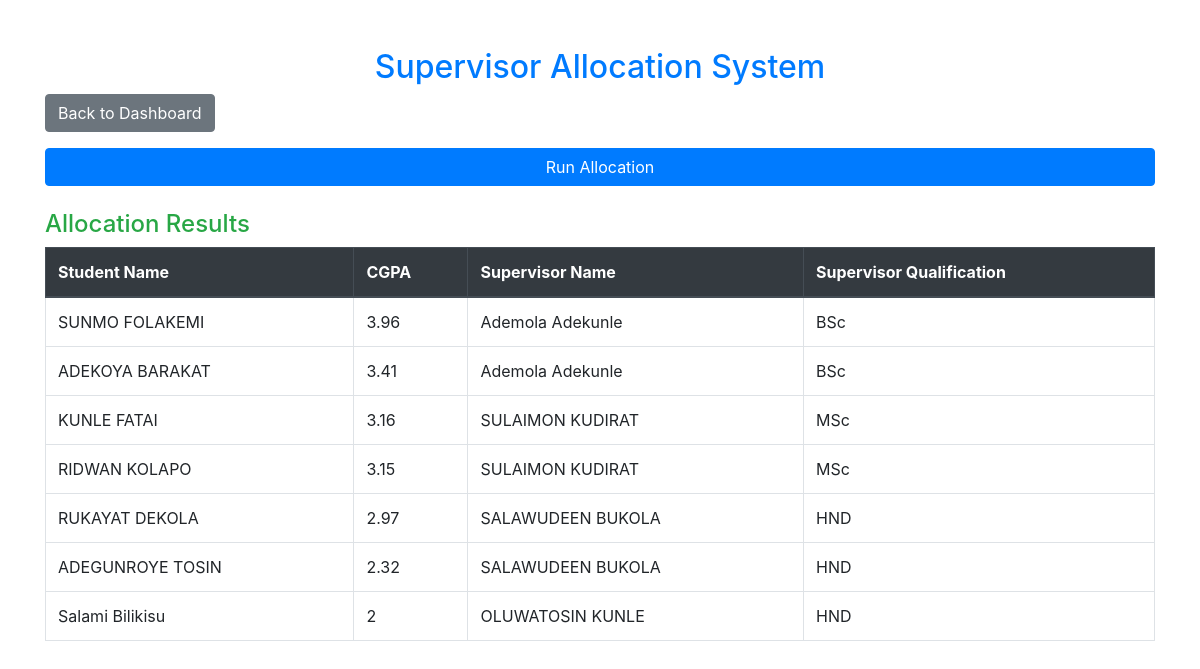
/admin/allocate_supervisors.php, run on the app's committed database.
### tables this page shows
CREATE TABLE IF NOT EXISTS `students` (
  `id` int(11) NOT NULL AUTO_INCREMENT,
  `name` varchar(100) NOT NULL,
  `email` varchar(100) NOT NULL,
  `cgpa` float NOT NULL,
  `phone` varchar(15) NOT NULL,
  `matric_number` varchar(50) NOT NULL,
  `supervisor_id` int(11) DEFAULT NULL,
  PRIMARY KEY (`id`),
  UNIQUE KEY `email` (`email`),
  UNIQUE KEY `matric_number` (`matric_number`)
);

CREATE TABLE IF NOT EXISTS `supervisors` (
  `id` int(11) NOT NULL AUTO_INCREMENT,
  `name` varchar(100) NOT NULL,
  `email` varchar(100) NOT NULL,
  `phone` varchar(15) NOT NULL,
  `qualification` enum('HND','BSc','MSc','PhD','OND') NOT NULL,
  `department` varchar(100) NOT NULL,
  `level` varchar(50) DEFAULT NULL,
  PRIMARY KEY (`id`),
  UNIQUE KEY `email` (`email`)
);

### admin/allocate_supervisors.php (the view, shortened to what this page needs)
<?php
$conn = new mysqli('localhost', 'root', '', 'studentproj_db');
$allocations = $conn->query("
    SELECT students.name AS student_name, students.cgpa,
           supervisors.name AS supervisor_name, supervisors.qualification
    FROM allocations
    INNER JOIN students ON allocations.student_id = students.id
    INNER JOIN supervisors ON allocations.supervisor_id = supervisors.id
");
?>
<!DOCTYPE html>
<html lang="en">
<head>
    <link rel="stylesheet" href="https://maxcdn.bootstrapcdn.com/bootstrap/4.5.2/css/bootstrap.min.css">
</head>
<body>
    <div class="container mt-5">
        <h2 class="text-center text-primary">Supervisor Allocation System</h2>
        <a href="admin_dashboard.php" class="btn btn-secondary mb-3">Back to Dashboard</a>
        <form method="POST">
            <button type="submit" name="allocate" class="btn btn-primary btn-block">Run Allocation</button>
        </form>
        <h4 class="mt-4 text-success">Allocation Results</h4>
        <table class="table table-bordered table-hover">
            <thead class="thead-dark">
                <tr>
                    <th>Student Name</th>
                    <th>CGPA</th>
                    <th>Supervisor Name</th>
                    <th>Supervisor Qualification</th>
                </tr>
            </thead>
            <tbody>
                <?php while ($row = $allocations->fetch_assoc()): ?>
                    <tr>
                        <td><?php echo htmlspecialchars($row['student_name']); ?></td>
                        <td><?php echo htmlspecialchars($row['cgpa']); ?></td>
                        <td><?php echo htmlspecialchars($row['supervisor_name']); ?></td>
                        <td><?php echo htmlspecialchars($row['qualification']); ?></td>
                    </tr>
                <?php endwhile; ?>
            </tbody>
        </table>
    </div>
</body>
</html>

### data on the page
students: name "SUNMO FOLAKEMI", cgpa "3.96", supervisor.name "Ademola Adekunle", supervisor.qualification "BSc"
students: name "ADEKOYA BARAKAT", cgpa "3.41", supervisor.name "Ademola Adekunle", supervisor.qualification "BSc"
students: name "KUNLE FATAI", cgpa "3.16", supervisor.name "SULAIMON KUDIRAT", supervisor.qualification "MSc"
students: name "RIDWAN KOLAPO", cgpa "3.15", supervisor.name "SULAIMON KUDIRAT", supervisor.qualification "MSc"
students: name "RUKAYAT DEKOLA", cgpa "2.97", supervisor.name "SALAWUDEEN BUKOLA", supervisor.qualification "HND"
students: name "ADEGUNROYE TOSIN", cgpa "2.32", supervisor.name "SALAWUDEEN BUKOLA", supervisor.qualification "HND"
students: name "Salami Bilikisu", cgpa "2", supervisor.name "OLUWATOSIN KUNLE", supervisor.qualification "HND"
